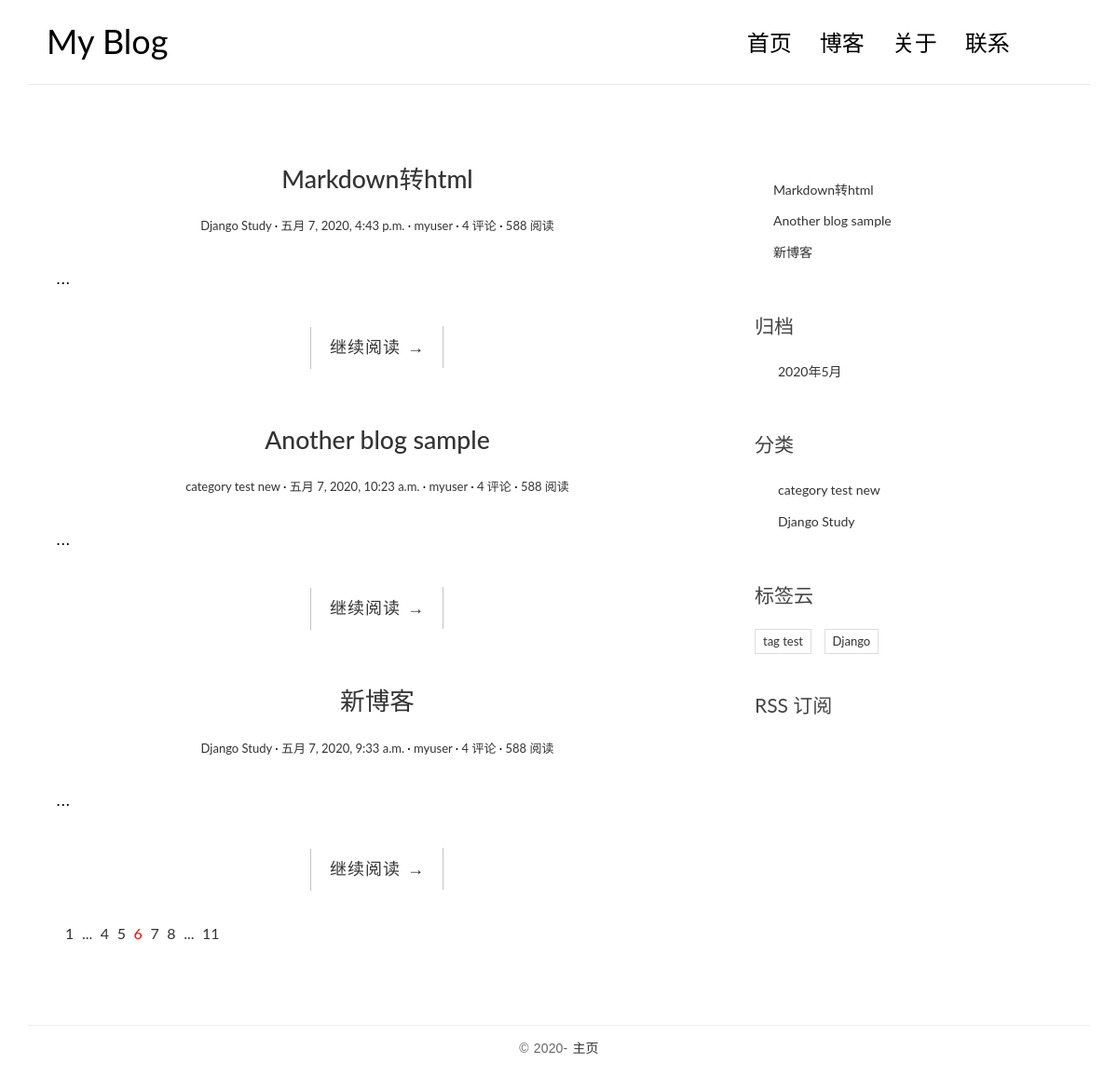
The page / on the database its author committed.
### blog/models.py (models this page shows, shortened)
class Post(models.Model):
    title = models.CharField(max_length=70)
    body = models.TextField()
    created_time = models.DateTimeField(default=timezone.now)   # default没填写时的默认值，可以为常量，可以为可调用对象(timezone.now)
    modified_time = models.DateTimeField()
    excerpt = models.CharField(max_length=200, blank=True)
    category = models.ForeignKey(Category, on_delete=models.CASCADE)
    tags = models.ManyToManyField(Tag, blank=True)
    author = models.ForeignKey(User, on_delete=models.CASCADE)
    class Meta:
        ordering = ['-created_time']    # 默认按照创建时间倒序
    def get_absolute_url(self):
        return reverse('blog:detail', kwargs={'pk': self.pk})

class Category(models.Model):
    name = models.CharField(max_length=100)

class Tag(models.Model):
    name = models.CharField(max_length=100)

### blog/views.py (the view)
# urls.py: path('', views.index, name='index'),
def index(request):
    post_list = Post.objects.all().order_by('-created_time')
    return render(request, 'blog/index.html', context={
        'post_list': post_list,
    })

### blog/templatetags/blog_extras.py (called while the page is built)
@register.inclusion_tag('blog/inclusions/_recent_posts.html', takes_context=True)   # context为父模板的上下文
def show_recent_posts(context, num=5):
    return {
        'recent_post_list': Post.objects.all().order_by('-created_time')[:num],
    }

@register.inclusion_tag('blog/inclusions/_archives.html', takes_context=True)   # context为父模板的上下文
def show_archives(context):
    return {
        'date_list': Post.objects.dates('created_time', 'month', order='DESC')
    }

@register.inclusion_tag('blog/inclusions/_categories.html', takes_context=True)   # context为父模板的上下文
def show_categories(context):
    return {
        'category_list': Category.objects.all(),
    }

@register.inclusion_tag('blog/inclusions/_tags.html', takes_context=True)   # context为父模板的上下文
def show_tags(context):
    return {
        'tag_list': Tag.objects.all(),
    }

### templates/blog/index.html
{% extends 'base.html' %}
{% block main %}
    {% for post in post_list %}
        <article class="post post-{{ post.pk }}">
            <header class="entry-header">
                <h1 class="entry-title">
                    <a href="{{ post.get_absolute_url }}">{{ post.title }}</a>
                </h1>
                <div class="entry-meta">
                    <span class="post-category"><a href="#">{{ post.category.name }}</a></span>
                    <span class="post-date"><a href="#"><time class="entry-date"
                                                              datetime="{{ post.created_time }}">{{ post.created_time }}</time></a></span>
                    <span class="post-author"><a href="#">{{ post.author }}</a></span>
                    <span class="comments-link"><a href="#">4 评论</a></span>
                    <span class="views-count"><a href="#">588 阅读</a></span>
                </div>
            </header>
            <div class="entry-content clearfix">
                <p>{{ post.excerpt }}...</p>
                <div class="read-more cl-effect-14">
                    <a href="{{ post.get_absolute_url }}" class="more-link">继续阅读 <span class="meta-nav">→</span></a>
                </div>
            </div>
        </article>
    {% empty %}
        <div class="no-post">暂时还没有发布的文章</div>
    {% endfor %}
    <div class="pagination">
        <ul>
            <li><a href="">1</a></li>
            <li><a href="">...</a></li>
            <li><a href="">4</a></li>
            <li><a href="">5</a></li>
            <li class="current"><a href="">6</a></li>
            <li><a href="">7</a></li>
            <li><a href="">8</a></li>
            <li><a href="">...</a></li>
            <li><a href="">11</a></li>
        </ul>
    </div>
{% endblock main %}

### templates/base.html (shortened to what this page needs)
{% load static %}
{% load blog_extras %}
<!DOCTYPE html>
<html>
<head>
    <link rel="stylesheet" href="{% static 'blog/css/bootstrap.min.css' %}">
    <link rel="stylesheet" href="http://code.ionicframework.com/ionicons/2.0.1/css/ionicons.min.css">
    <link rel="stylesheet" href="{% static 'blog/css/pace.css' %}">
    <link rel="stylesheet" href="{% static 'blog/css/custom.css' %}">
    <link href="https://cdn.bootcss.com/highlight.js/9.15.8/styles/github.min.css" rel="stylesheet">
</head>
<body>
<div class="container">
    <header id="site-header">
        <div class="row">
            <div class="col-md-4 col-sm-5 col-xs-8">
                <div class="logo">
                    <h1><a href="{% url 'blog:index' %}"><b>My Blog</b></a></h1>
                </div>
            </div>
            <div class="col-md-8 col-sm-7 col-xs-4">
                <nav class="main-nav" role="navigation">
                    <div class="collapse navbar-collapse" id="bs-example-navbar-collapse-1">
                        <ul class="nav navbar-nav navbar-right">
                            <li class="cl-effect-11"><a href="{% url 'blog:index' %}" data-hover="首页">首页</a></li>
                            <li class="cl-effect-11"><a href="full-width.html" data-hover="博客">博客</a></li>
                            <li class="cl-effect-11"><a href="about.html" data-hover="关于">关于</a></li>
                            <li class="cl-effect-11"><a href="contact.html" data-hover="联系">联系</a></li>
                        </ul>
                    </div>
                </nav>
            </div>
        </div>
    </header>
</div>
<div class="content-body">
    <div class="container">
        <div class="row">
            <main class="col-md-8">
                {% block main %}{% endblock main %}
            </main>
            <aside class="col-md-4">
            </aside>
            <aside class="col-md-4">
                {% show_recent_posts %}
                {% show_archives %}
                {% show_categories %}
                {% show_tags %}
                <div class="rss">
                    <a href=""> RSS 订阅</a>
                </div>
            </aside>
        </div>
    </div>
</div>
<footer id="site-footer">
    <div class="container">
        <div class="row">
            <div class="col-md-12">
                <p class="copyright">&copy 2020- <a href="{% url 'blog:index' %}"
                                                        target="_blank" title="主页">主页</a>
                </p>
            </div>
        </div>
    </div>
</footer>
<body>
</body>
</body>
</html>

### templates/blog/inclusions/_recent_posts.html
<div class="widget widget-recent-posts">
    <h3 class="widget-title"最新文章></h3>
    <ul>
        {% for post in recent_post_list %}
            <li>
                <a href="{{ post.get_absolute_url }}">{{ post.title }}</a>
            </li>
        {% empty %}
            暂无文章
        {% endfor %}
    </ul>
</div>

### templates/blog/inclusions/_archives.html
<div class="widget widget-archives">
    <h3 class="widget-title">归档</h3>
    <ul>
        {% for date in date_list %}
            <li>
                <a href="{% url 'blog:archive' date.year date.month %}">{{ date.year }}年{{ date.month }}月</a>
            </li>
        {% empty %}
            暂无归档
        {% endfor %}
    </ul>
</div>

### templates/blog/inclusions/_categories.html (shortened to what this page needs)
<div class="widget widget-category">
    <h3 class="widget-title">分类</h3>
    <ul>
        {% for category in category_list %}
            <li>
                <a href="{% url 'blog:category' category.pk %}">{{ category.name }}  </a>
            </li>
        {% empty %}
            暂无分类
        {% endfor %}
    </ul>
</div>

### templates/blog/inclusions/_tags.html
<div class="widget widget-tag-cloud">
    <h3 class="widget-title">标签云</h3>
    <ul>
        {% for tag in tag_list %}
            <li>
                <a href="{% url 'blog:tag' tag.pk %}">{{ tag.name }}</a>
            </li>
        {% empty %}
            暂无标签
        {% endfor %}
    </ul>
</div>

### blog/static/blog/css/custom.css (style rules this page uses)
* { outline: none; }
h1, h2, h3, h4, h5, h6 { margin-top: 0; }
b { font-weight: 400; }
a { color: #333; }
body { color: #444; font-family: 'Lato', sans-serif; }
p { font-family: 'Ubuntu', sans-serif; font-weight: 400; word-spacing: 1px; letter-spacing: 0.01em; }
#site-header { background-color: #FFF; padding: 25px 20px; margin-bottom: 40px; border-bottom: 1px solid #e7e7e7; }
.logo h1 a { color: #000; }
.logo h1 { margin: 0; font-family: 'Lato', sans-serif; font-weight: 300; }
.main-nav { margin-top: 11px; max-width: 95%; }
.main-nav a { color: #000000 !important; padding: 0 0 5px 0 !important; margin-right: 30px; font-family: 'Lato', sans-serif; font-weight: 300; font-size: 24px; }
.cl-effect-11 a { padding: 10px 0; color: #0972b4; text-shadow: none; }
.cl-effect-11 a::before { position: absolute; top: 0; left: 0; overflow: hidden; padding: 0 0 5px 0 !important; max-width: 0; border-bottom: 1px solid #000; color: #000; content: attr(data-hover); white-space: nowrap; -webkit-transition: max-width 0.5s; -moz-transition: max-width 0.5s; transition: max-width 0.5s; }
.content-body { padding-bottom: 4em; }
.post { background: #fff; padding: 30px 30px 0; }
.entry-title { text-align: center; font-size: 1.9em; margin-bottom: 20px; line-height: 1.6; padding: 10px 20px 0; }
.entry-meta { text-align: center; color: #DDDDDD; font-size: 13px; margin-bottom: 30px; }
.entry-content { font-size: 18px; line-height: 1.9; font-weight: 300; color: #000; }
.post-category::after, .post-date::after, .post-author::after, .comments-link::after { content: ' ·'; color: #000; }
.read-more { font-family: 'Ubuntu', sans-serif; font-weight: 400; word-spacing: 1px; letter-spacing: 0.01em; text-align: center; margin-top: 20px; }
.cl-effect-14 a { padding: 0 20px; height: 45px; line-height: 45px; position: relative; display: inline-block; margin: 15px 25px; letter-spacing: 1px; font-weight: 400; text-shadow: 0 0 1px rgba(255, 255, 255, 0.3); }
.cl-effect-14 a::before, .cl-effect-14 a::after { position: absolute; width: 45px; height: 1px; background: #C3C3C3; content: ''; -webkit-transition: all 0.3s; -moz-transition: all 0.3s; transition: all 0.3s; pointer-events: none; }
.cl-effect-14 a::before { top: 0; left: 0; -webkit-transform: rotate(90deg); -moz-transform: rotate(90deg); transform: rotate(90deg); -webkit-transform-origin: 0 0; -moz-transform-origin: 0 0; transform-origin: 0 0; }
.cl-effect-14 a::after { right: 0; bottom: 0; -webkit-transform: rotate(90deg); -moz-transform: rotate(90deg); transform: rotate(90deg); -webkit-transform-origin: 100% 0; -moz-transform-origin: 100% 0; transform-origin: 100% 0; }
.widget { background: #fff; padding: 30px 0 0; }
.widget-title { font-size: 1.5em; margin-bottom: 20px; line-height: 1.6; padding: 10px 0 0; font-weight: 400; }
.widget-recent-posts ul { padding: 0; margin: 0; padding-left: 20px; }
.widget-recent-posts ul li { list-style-type: none; position: relative; line-height: 170%; margin-bottom: 10px; }
.widget-recent-posts ul li::before { content: '\f3d3'; font-family: "Ionicons"; position: absolute; left: -17px; top: 3px; font-size: 16px; color: #000; }
.widget-archives ul { padding: 0; margin: 0; padding-left: 25px; }
.widget-archives ul li { list-style-type: none; position: relative; line-height: 170%; margin-bottom: 10px; }
.widget-archives ul li::before { content: '\f3f3'; font-family: "Ionicons"; position: absolute; left: -25px; top: 1px; font-size: 16px; color: #000; }
.widget-category ul { padding: 0; margin: 0; padding-left: 25px; }
.widget-category ul li { list-style-type: none; position: relative; line-height: 170%; margin-bottom: 10px; }
.widget-category ul li::before { content: '\f3fe'; font-family: "Ionicons"; position: absolute; left: -25px; top: 1px; font-size: 18px; color: #000; }
.widget-tag-cloud ul { padding: 0; margin: 0; margin-right: -10px; }
.widget-tag-cloud ul li { list-style-type: none; font-size: 13px; display: inline-block; margin-right: 10px; margin-bottom: 10px; padding: 3px 8px; border: 1px solid #ddd; }
.rss { font-size: 21px; margin-top: 30px; }
.rss a { color: #444; }
#site-footer { padding-top: 10px; padding: 0 0 1.5em 0; }
.copyright { text-align: center; padding-top: 1em; margin: 0; border-top: 1px solid #eee; color: #666; }
.pagination ul { list-style: none; }
.pagination ul li { display: inline-block; font-size: 16px; margin-right: 5px; }
.current a { color: red; }

### rows shown on the page
Post: title "Markdown转html", category.name "Django Study", created_time "五月 7, 2020, 4:43 p.m.", author "myuser"
Post: title "Another blog sample", category.name "category test new", created_time "五月 7, 2020, 10:23 a.m.", author "myuser"
Post: title "新博客", category.name "Django Study", created_time "五月 7, 2020, 9:33 a.m.", author "myuser"
Category: name "category test new"
Category: name "Django Study"
Tag: name "tag test"
Tag: name "Django"

### other values the page prints
{{ date.year }} "2020"
{{ date.month }} "5"
